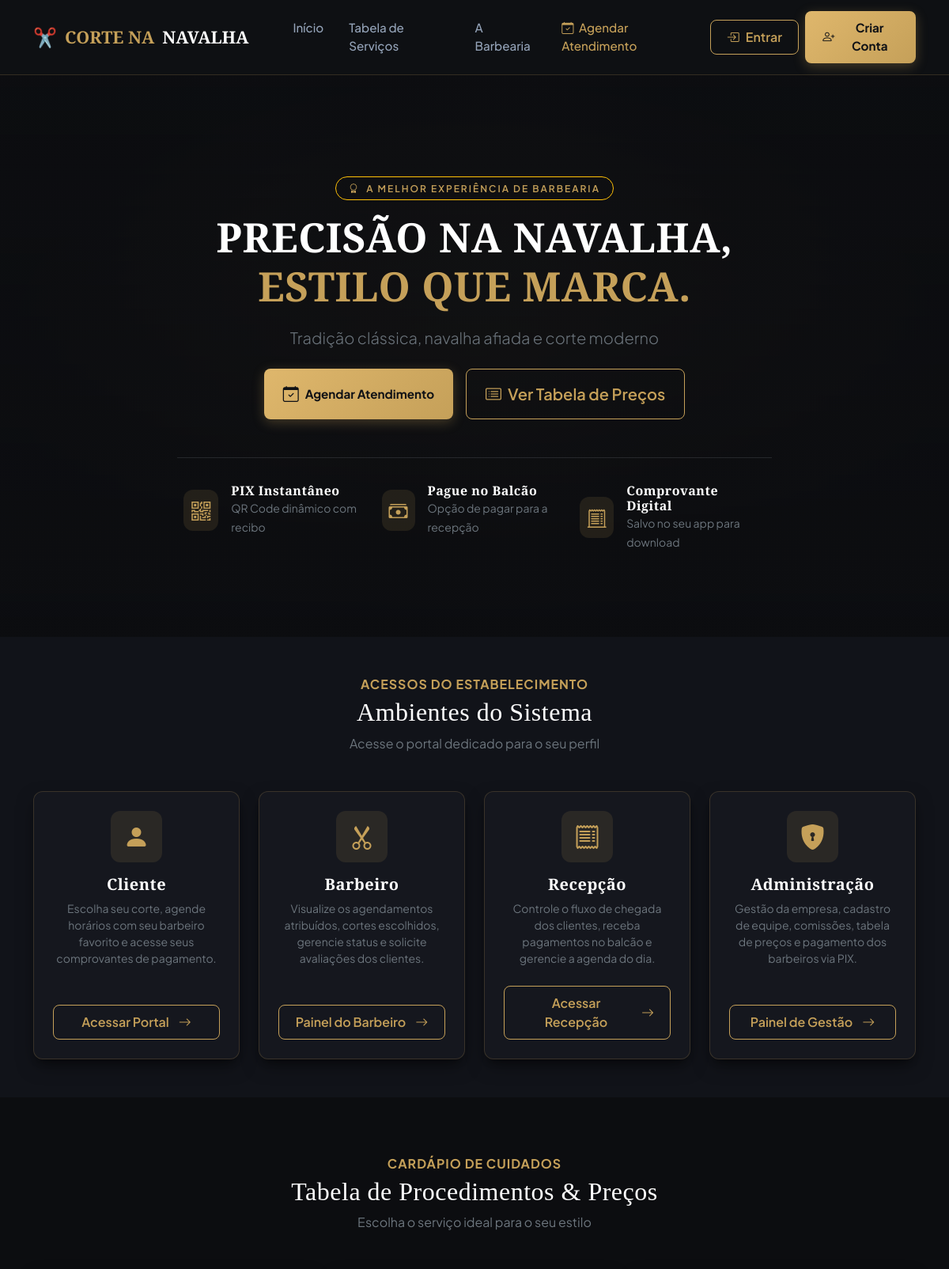
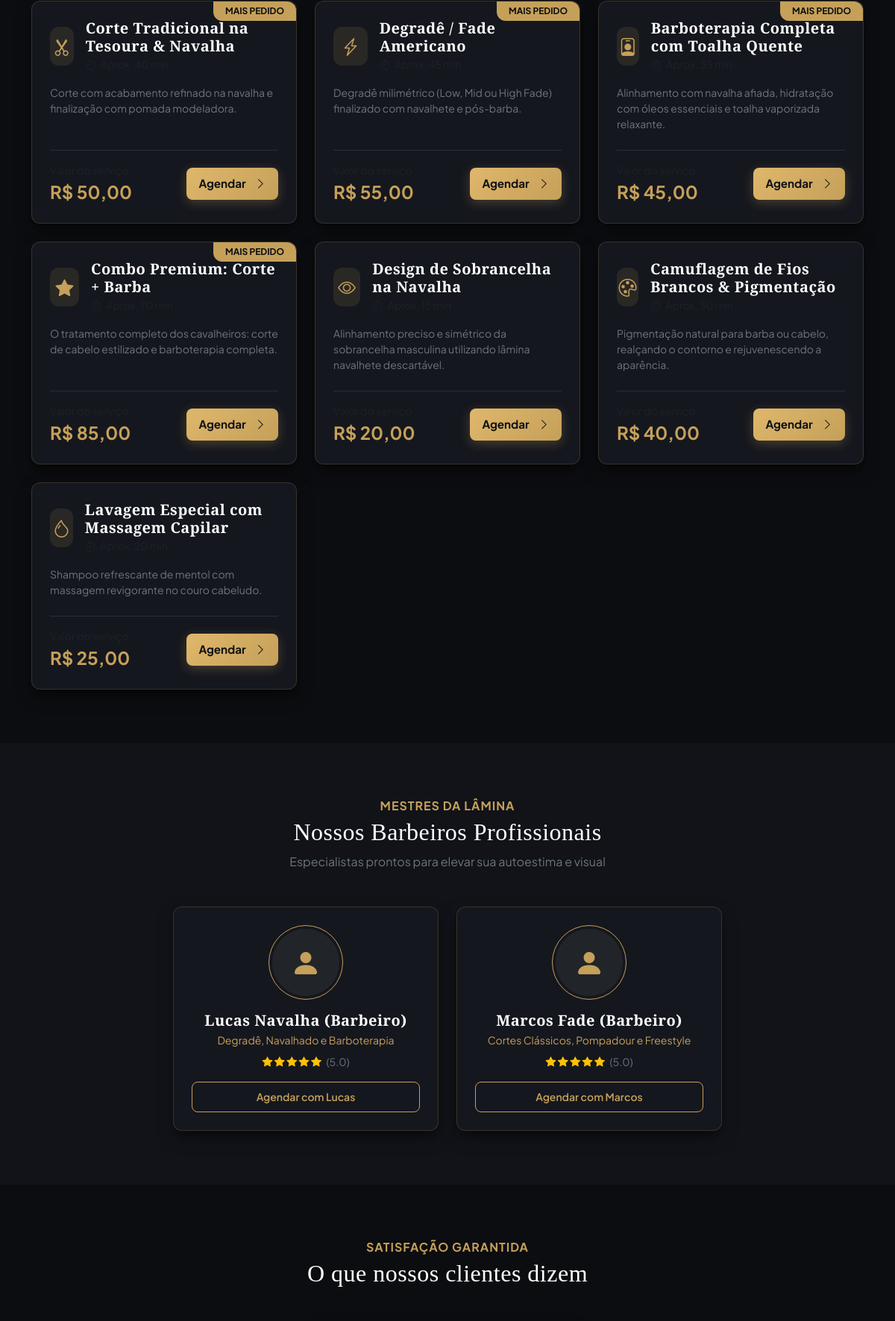
The page / (upper part) on the database its author committed (2 pictures, top to bottom).
### tables this page shows
CREATE TABLE IF NOT EXISTS `configuracao_empresa` (
    `id` INT AUTO_INCREMENT PRIMARY KEY,
    `nome_barbearia` VARCHAR(150) NOT NULL DEFAULT 'Corte na Navalha Barbearia',
    `slogan` VARCHAR(255) DEFAULT 'Tradição, estilo e precisão em cada detalhe',
    `cnpj` VARCHAR(20) DEFAULT '12.345.678/0001-90',
    `telefone` VARCHAR(20) DEFAULT '(11) 98765-4321',
    `email` VARCHAR(100) DEFAULT 'contato@cortenanavalha.com.br',
    `endereco` VARCHAR(255) DEFAULT 'Rua dos Barbeiros, 777 - Centro, São Paulo - SP',
    `horario_abertura` TIME DEFAULT '08:00:00',
    `horario_fechamento` TIME DEFAULT '20:00:00',
    `chave_pix_principal` VARCHAR(100) DEFAULT 'pix@cortenanavalha.com.br',
    `tipo_chave_pix` VARCHAR(30) DEFAULT 'E-mail',
    `atualizado_em` TIMESTAMP DEFAULT CURRENT_TIMESTAMP ON UPDATE CURRENT_TIMESTAMP
);

CREATE TABLE IF NOT EXISTS `servicos` (
    `id` INT AUTO_INCREMENT PRIMARY KEY,
    `nome` VARCHAR(100) NOT NULL,
    `descricao` TEXT,
    `preco` DECIMAL(10,2) NOT NULL,
    `tempo_minutos` INT NOT NULL DEFAULT 30,
    `icone` VARCHAR(50) DEFAULT 'bi-scissors',
    `imagem` VARCHAR(255) DEFAULT 'assets/img/servico-corte.jpg',
    `categoria` ENUM('cabelo', 'barba', 'combo', 'especial') NOT NULL DEFAULT 'cabelo',
    `destaque` TINYINT(1) DEFAULT 0,
    `ativo` TINYINT(1) DEFAULT 1,
    `criado_em` TIMESTAMP DEFAULT CURRENT_TIMESTAMP
);

CREATE TABLE IF NOT EXISTS `usuarios` (
    `id` INT AUTO_INCREMENT PRIMARY KEY,
    `nome` VARCHAR(150) NOT NULL,
    `email` VARCHAR(120) NOT NULL UNIQUE,
    `cpf` VARCHAR(20) NOT NULL UNIQUE,
    `telefone` VARCHAR(20) NOT NULL,
    `senha` VARCHAR(255) NOT NULL,
    `perfil` ENUM('cliente', 'barbeiro', 'recepcao', 'dono') NOT NULL DEFAULT 'cliente',
    `foto` VARCHAR(255) DEFAULT 'assets/img/default-avatar.png',
    `especialidade` VARCHAR(150) DEFAULT NULL,
    `chave_pix` VARCHAR(100) DEFAULT NULL,
    `tipo_chave_pix` VARCHAR(30) DEFAULT NULL,
    `comissao_percentual` DECIMAL(5,2) DEFAULT 50.00,
    `ativo` TINYINT(1) DEFAULT 1,
    `criado_em` TIMESTAMP DEFAULT CURRENT_TIMESTAMP
);

### index.php (the view, shortened to what the rows shown need)
<?php
require_once __DIR__ . '/config/db.php';
$pdo = getDBConnection();
$stmtServicos = $pdo->query("SELECT * FROM servicos WHERE ativo = 1 ORDER BY destaque DESC, id ASC");
$servicos = $stmtServicos->fetchAll();
$stmtBarbeiros = $pdo->query("
    SELECT u.*,
           COALESCE(AVG(a.estrelas), 5.0) as media_estrelas,
           COUNT(a.id) as total_avaliacoes
    FROM usuarios u
    LEFT JOIN avaliacoes a ON a.barbeiro_id = u.id
    WHERE u.perfil = 'barbeiro' AND u.ativo = 1
    GROUP BY u.id
    ORDER BY u.id ASC
");
$barbeiros = $stmtBarbeiros->fetchAll();
$stmtAvaliacoes = $pdo->query("
    SELECT a.*, c.nome as cliente_nome, b.nome as barbeiro_nome, s.nome as servico_nome
    FROM avaliacoes a
    JOIN usuarios c ON a.cliente_id = c.id
    JOIN usuarios b ON a.barbeiro_id = b.id
    JOIN agendamentos ag ON a.agendamento_id = ag.id
    JOIN agendamento_itens ai ON ag.id = ai.agendamento_id
    JOIN servicos s ON ai.servico_id = s.id
    ORDER BY a.id DESC
    LIMIT 3
");
$avaliacoes = $stmtAvaliacoes->fetchAll();
require_once __DIR__ . '/includes/header.php';
?>
<section class="hero-section">
    <div class="container py-5">
        <div class="row align-items-center">
            <div class="col-lg-8 mx-auto text-center">
                <span class="badge border border-warning text-gold px-3 py-2 rounded-pill mb-3 text-uppercase fw-semibold" style="letter-spacing: 2px;">
                    <i class="bi bi-award me-1"></i> A Melhor Experiência de Barbearia
                </span>
                <h1 class="hero-title text-white">
                    PRECISÃO NA NAVALHA, <br><span class="text-gold">ESTILO QUE MARCA.</span>
                </h1>
                <p class="lead text-secondary mb-4 mx-auto" style="max-width: 650px;">
                    <?= htmlspecialchars($empresa['slogan'] ?? 'Tradição clássica, navalha afiada e corte moderno. Reserve seu horário em segundos com confirmação imediata.') ?>
                </p>
                <div class="d-flex flex-wrap justify-content-center gap-3">
                    <a href="<?= BASE_URL ?>/cliente/agendar.php" class="btn btn-gold btn-lg px-4 py-3">
                    </a>
                    <a href="#servicos" class="btn btn-outline-gold btn-lg px-4 py-3">
                    </a>
                </div>
                <div class="row g-3 mt-5 pt-3 border-top border-secondary border-opacity-25 text-start">
                    <div class="col-md-4 col-sm-6">
                    </div>
                    <div class="col-md-4 col-sm-6">
                    </div>
                    <div class="col-md-4 col-sm-12">
                    </div>
                </div>
            </div>
        </div>
    </div>
</section>
<section class="py-5" style="background: #111319;">
    <div class="container">
        <div class="text-center mb-5">
            <h2 class="text-white mt-1">Ambientes do Sistema</h2>
        </div>
    </div>
</section>
<section id="servicos" class="py-5">
    <div class="container py-4">
        <div class="text-center mb-5">
            <h2 class="text-white mt-1">Tabela de Procedimentos & Preços</h2>
        </div>
        <div class="row g-4">
            <?php foreach ($servicos as $servico): ?>
                <div class="col-lg-4 col-md-6">
                    <div class="barber-card h-100 d-flex flex-column justify-content-between p-4 position-relative">
                        <?php if ($servico['destaque']): ?>
                            <span class="position-absolute top-0 end-0 bg-gold text-dark fw-bold px-3 py-1 rounded-bl small" style="border-top-right-radius: 12px; border-bottom-left-radius: 12px; font-size: 0.75rem;">
                                MAIS PEDIDO
                            </span>
                        <?php endif; ?>
                        <div>
                            <div class="d-flex align-items-center gap-3 mb-3">
                                <div class="stat-icon">
                                    <i class="bi <?= htmlspecialchars($servico['icone'] ?? 'bi-scissors') ?>"></i>
                                </div>
                                <div>
                                    <h5 class="text-white mb-0 fw-bold"><?= htmlspecialchars($servico['nome']) ?></h5>
                                    <small class="text-muted"><i class="bi bi-stopwatch me-1"></i> Aprox. <?= (int)$servico['tempo_minutos'] ?> min</small>
                                </div>
                            </div>
                            <p class="text-secondary small mb-4">
                                <?= htmlspecialchars($servico['descricao']) ?>
                            </p>
                        </div>
                        <div class="pt-3 border-top border-secondary border-opacity-25 d-flex align-items-center justify-content-between">
                            <div>
                                <span class="text-muted small d-block">Valor do serviço</span>
                                <span class="fs-4 fw-bold text-gold">R$ <?= number_format($servico['preco'], 2, ',', '.') ?></span>
                            </div>
                            <a href="<?= BASE_URL ?>/cliente/agendar.php?servico_id=<?= $servico['id'] ?>" class="btn btn-gold btn-sm px-3">
                                Agendar <i class="bi bi-chevron-right ms-1"></i>
                            </a>
                        </div>
                    </div>
                </div>
            <?php endforeach; ?>
        </div>
    </div>
</section>
<section class="py-5" style="background: #111319;">
    <div class="container py-4">
        <div class="text-center mb-5">
            <h2 class="text-white mt-1">Nossos Barbeiros Profissionais</h2>
        </div>
        <div class="row g-4 justify-content-center">
            <?php foreach ($barbeiros as $b): ?>
                <div class="col-lg-4 col-md-6">
                    <div class="barber-card text-center p-4">
                        <div class="position-relative d-inline-block mb-3">
                            <div class="rounded-circle border border-warning p-1 d-inline-block" style="border-color: var(--gold) !important;">
                                <div class="rounded-circle bg-dark d-flex align-items-center justify-content-center" style="width: 90px; height: 90px; font-size: 2.5rem; color: var(--gold);">
                                    <i class="bi bi-person-fill"></i>
                                </div>
                            </div>
                        </div>
                        <h5 class="text-white fw-bold mb-1"><?= htmlspecialchars($b['nome']) ?></h5>
                        <p class="text-gold small mb-2"><?= htmlspecialchars($b['especialidade'] ?? 'Barbeiro Especialista') ?></p>
                        <div class="text-warning small mb-3">
                            <?php
                                $media = round((float)$b['media_estrelas']);
                                for ($i = 1; $i <= 5; $i++):
                            ?>
                                <i class="bi <?= ($i <= $media) ? 'bi-star-fill text-warning' : 'bi-star text-secondary' ?>"></i>
                            <?php endfor; ?>
                            <span class="text-secondary ms-1">(<?= number_format($b['media_estrelas'], 1) ?>)</span>
                        </div>
                        <a href="<?= BASE_URL ?>/cliente/agendar.php?barbeiro_id=<?= $b['id'] ?>" class="btn btn-outline-gold btn-sm w-100">
                            Agendar com <?= htmlspecialchars(explode(' ', $b['nome'])[0]) ?>
                        </a>
                    </div>
                </div>
            <?php endforeach; ?>
        </div>
    </div>
</section>
<?php if (!empty($avaliacoes)): ?>
<section class="py-5">
    <div class="container py-4">
        <div class="text-center mb-5">
            <h2 class="text-white mt-1">O que nossos clientes dizem</h2>
        </div>
    </div>
</section>
<?php endif; ?>
<?php require_once __DIR__ . '/includes/footer.php'; ?>

### rows shown on the page
configuracao_empresa: slogan "Tradição clássica, navalha afiada e corte moderno"
servicos: destaque "MAIS PEDIDO", nome "Corte Tradicional na Tesoura & Navalha", descricao "Corte com acabamento refinado na navalha e finalização com pomada modeladora.", preco "50,00"
servicos: destaque "MAIS PEDIDO", nome "Degradê / Fade Americano", descricao "Degradê milimétrico (Low, Mid ou High Fade) finalizado com navalhete e pós-barba.", preco "55,00"
servicos: destaque "MAIS PEDIDO", nome "Barboterapia Completa com Toalha Quente", descricao "Alinhamento com navalha afiada, hidratação com óleos essenciais e toalha vaporizada relaxante.", preco "45,00"
servicos: destaque "MAIS PEDIDO", nome "Combo Premium: Corte + Barba", descricao "O tratamento completo dos cavalheiros: corte de cabelo estilizado e barboterapia completa.", preco "85,00"
servicos: nome "Design de Sobrancelha na Navalha", descricao "Alinhamento preciso e simétrico da sobrancelha masculina utilizando lâmina navalhete descartável.", preco "20,00"
servicos: nome "Camuflagem de Fios Brancos & Pigmentação", descricao "Pigmentação natural para barba ou cabelo, realçando o contorno e rejuvenescendo a aparência.", preco "40,00"
servicos: nome "Lavagem Especial com Massagem Capilar", descricao "Shampoo refrescante de mentol com massagem revigorante no couro cabeludo.", preco "25,00"
usuarios: nome "Lucas Navalha (Barbeiro)", especialidade "Degradê, Navalhado e Barboterapia", media_estrelas "5.0", nome "Lucas"
usuarios: nome "Marcos Fade (Barbeiro)", especialidade "Cortes Clássicos, Pompadour e Freestyle", media_estrelas "5.0", nome "Marcos"
